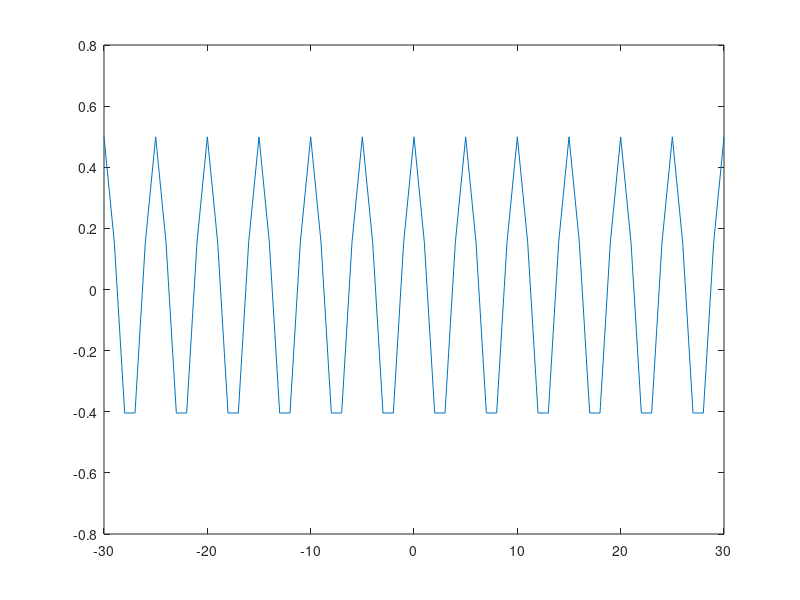

MATLAB code for this plot:
function[]=autocorrelation()
f0=20;fe=100;te=1/fe;
A=1;
te=1/fe ;
t=[0:te:10] ;
x=A*sin(2*pi*f0*t) ;
figure(1);plot(t,x);
maxlag=30;
[tx,lag]=xcorr(x,'unbiased',maxlag);
lag=-maxlag:maxlag
plot(lag,tx)




